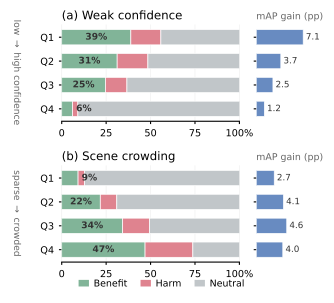

Recreate this plot in Python.
"""slice_benefit.pdf: a visual replacement for tab:slice. Where does offloading
help? Two weak-detector strata (confidence, crowding), each split into quartiles
Q1-Q4. Left of each row: a 100% horizontal stacked bar per quartile, anchored at
0 so the Benefit (green) segment reads against a common baseline -- its length and
its gradient down the panel are the story; Harm (red) abuts it and the dominant
Neutral (slate) mass fills the rest, making the "sparse partition" visible. Right
of each row: a weak->strong mAP headroom dumbbell (weak orange circle -> strong
slate circle) on the same rows, showing the headroom widens in the same strata
where benefit concentrates.

The right strip shows the weak->strong per-frame mAP gain directly as a labeled
bar in points (pp) -- the quantity the dumbbell made the reader subtract by eye --
so the numbers are small and self-explaining; the absolute mAP_w/mAP_s stay in the
retained tab:slice.

House grammar mirrors compute_savings/map_vs_rho: (a)/(b) titles at 8.5pt, white
segment edges, light value-axis grid, frameless Patch legends, restrained grey
annotations, colors addressed by meaning via theme.py.

Source: ../data/slice_benefit.csv (transcribed from tab:slice in appendix.tex).
"""
import os
import sys
from pathlib import Path

import pandas as pd
import matplotlib.pyplot as plt
from matplotlib.gridspec import GridSpec
from matplotlib.patches import Patch

sys.path.insert(0, os.path.dirname(os.path.abspath(__file__)))
import theme as T  # noqa: E402

DATA = Path(__file__).resolve().parent.parent / "data"
df = pd.read_csv(DATA / "slice_benefit.csv", comment="#")

# (key, panel title, vertical-axis direction label). The quartile rows run
# Q1 (top) -> Q4 (bottom), i.e. least -> most of the stratifying variable, so
# the rotated axis label reads top-to-bottom in that same direction.
PANELS = [
    ("conf", "(a) Weak confidence", r"low $\rightarrow$ high confidence"),
    ("count", "(b) Scene crowding", r"sparse $\rightarrow$ crowded"),
]
BAR_H = 0.64
HEAD_MAX = (df.map_s - df.map_w).max() * 100 * 1.42   # shared pp x-range + label room

fig = plt.figure(figsize=(T.COL, T.COL * 0.88))
gs = GridSpec(2, 2, figure=fig, width_ratios=[3.0, 1.12],
              height_ratios=[1, 1], hspace=0.46, wspace=0.14,
              left=0.2, right=0.985, top=0.93, bottom=0.12)


def bar_label(ax, x_right, y, text, seg_w):
    """Benefit % in dark ink: inside its segment when it fits, else past it."""
    if seg_w >= 0.16:
        ax.text(x_right - seg_w / 2, y, text, ha="center", va="center",
                color=T.INK, fontsize=6.6, fontweight="bold", zorder=6)
    else:
        ax.text(x_right + 0.02, y, text, ha="left", va="center",
                color=T.INK, fontsize=6.6, fontweight="bold", zorder=6)


for r, (key, title, ydir) in enumerate(PANELS):
    d = df[df.stratum == key].reset_index(drop=True)
    y = list(range(len(d)))[::-1]          # Q1 on top, Q4 at the bottom

    # ---- left: 100% stacked benefit / harm / neutral -------------------
    axb = fig.add_subplot(gs[r, 0])
    axb.barh(y, d.benefit, height=BAR_H, color=T.BENEFIT,
             edgecolor="white", lw=0.5, zorder=3)
    axb.barh(y, d.harm, left=d.benefit, height=BAR_H, color=T.HARM,
             edgecolor="white", lw=0.5, zorder=3)
    axb.barh(y, d.neutral, left=d.benefit + d.harm, height=BAR_H,
             color=T.NEUTRAL, edgecolor="white", lw=0.5, zorder=3)
    for yi, b in zip(y, d.benefit):
        bar_label(axb, b, yi, f"{b*100:.0f}%", b)

    axb.set_xlim(0, 1)
    axb.set_ylim(-0.52, len(d) - 0.48)
    axb.set_yticks(y)
    axb.set_yticklabels(d.quartile)
    axb.set_xticks([0, 0.25, 0.5, 0.75, 1.0])
    axb.set_xticklabels(["0", "25", "50", "75", "100%"])
    axb.tick_params(length=2)
    axb.grid(axis="x", alpha=0.18, lw=0.5, zorder=0)
    axb.set_axisbelow(True)
    for s in ("top", "right", "left"):
        axb.spines[s].set_visible(False)
    axb.set_title(title, fontsize=8.5, loc="left", pad=4)
    # vertical axis naming the stratifying variable and its Q1->Q4 direction
    axb.text(-0.26, 0.5, ydir, transform=axb.transAxes, rotation=270,
             rotation_mode="anchor", ha="center", va="center",
             fontsize=6.6, color="0.4")

    # ---- right: weak -> strong mAP gain, as a labeled bar in points -----
    axm = fig.add_subplot(gs[r, 1], sharey=axb)
    gain = (d.map_s - d.map_w) * 100          # percentage points (pp)
    axm.barh(y, gain, height=BAR_H, color=T.HEADROOM, edgecolor="white",
             lw=0.5, zorder=3)
    for yi, g in zip(y, gain):
        axm.text(g + HEAD_MAX * 0.04, yi, f"{g:.1f}", ha="left", va="center",
                 color=T.INK, fontsize=6.3, zorder=6)
    axm.set_xlim(0, HEAD_MAX)
    axm.set_xticks([])
    axm.tick_params(length=2, labelleft=False)
    for s in ("top", "right", "left", "bottom"):
        axm.spines[s].set_visible(False)
    axm.set_title("mAP gain (pp)", fontsize=6.8, color="0.4", pad=4)

# shared frameless legend along the bottom ------------------------------
bar_handles = [
    Patch(facecolor=T.BENEFIT, label="Benefit"),
    Patch(facecolor=T.HARM, label="Harm"),
    Patch(facecolor=T.NEUTRAL, label="Neutral"),
]
fig.legend(handles=bar_handles, loc="lower center",
           bbox_to_anchor=(0.5, 0.0), ncol=3, frameon=False,
           fontsize=6.8, handlelength=1.1, columnspacing=1.4,
           handletextpad=0.5)

out = Path(__file__).with_suffix(".pdf")
fig.savefig(out, bbox_inches="tight")
png = Path(__file__).resolve().parent / "png" / "slice_benefit_preview.png"
png.parent.mkdir(exist_ok=True)
fig.savefig(png, dpi=220, bbox_inches="tight")
print("wrote", out)
